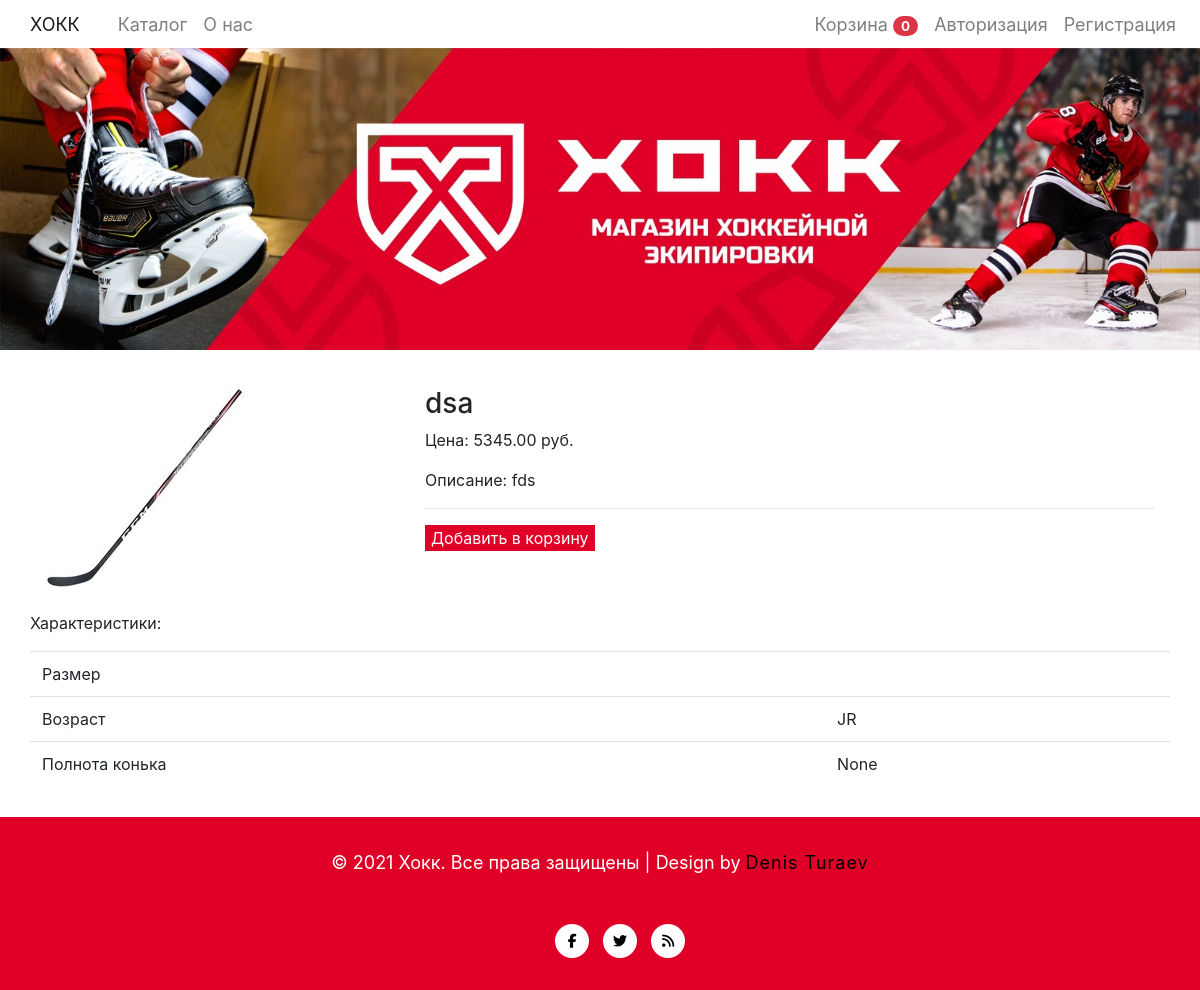
The app's page /products/dfas/ with its own data.
### mainapp/models.py (models this page shows, shortened)
class Cart(models.Model):
    owner = models.ForeignKey('Custumer', null=True, verbose_name='Владелец', on_delete=models.CASCADE)
    products = models.ManyToManyField(CartProduct, blank=True, related_name='related_cart')
    total_products = models.PositiveBigIntegerField(default=0)
    total_price = models.DecimalField(max_digits=9, default=0, decimal_places=2, verbose_name='Общая цена')
    in_order = models.BooleanField(default=False)
    for_anonymous_user = models.BooleanField(default=False)

class Product(models.Model):
    MIN_RESOLUTION = (400, 400)
    MAX_RESOLUTION = (4000, 4000)
    MAX_Img_Size = 3145728
    category = models.ForeignKey(Category, verbose_name='Категория', on_delete=models.CASCADE)
    title = models.CharField(max_length=255, verbose_name='Наименование')
    slug = models.SlugField(unique=True)
    image = models.ImageField(verbose_name='Изображение')
    description = models.TextField(verbose_name='Описание', null=True)
    price = models.DecimalField(max_digits=9, decimal_places=2, verbose_name='Цена')
    Age = models.CharField(max_length=255, verbose_name='Возраст', null=True, blank=True)
    Flex = models.IntegerField(verbose_name='Жесткость клюшки', null=True, blank=True)
    Material = models.CharField(max_length=255, verbose_name='Материал', null=True, blank=True)
    Curvature = models.CharField(max_length=255, verbose_name='Загиб клюшки', null=True, blank=True)
    Weight = models.FloatField(verbose_name='Масса', null=True, blank=True)
    Fullness = models.CharField(max_length=255, verbose_name='Полнота коньков', null=True, blank=True)

### mainapp/views.py (the view)
# urls.py: path('products/<str:slug>/', ProductDetailView.as_view(), name='product_detail'),
class ProductDetailView(CartMixin,  DeleteView):
    model = Product
    context_object_name = 'product'
    template_name = 'product_detail.html'
    slug_url_kwarg = 'slug'
    def get_context_data(self, **kwargs):
        context = super().get_context_data(**kwargs)
        context['cart'] = self.cart
        return context

### mainapp/mixins.py (called while the page is built)
    def dispatch(self, request, *args, **kwargs):
        if request.user.is_authenticated:
            customer = Custumer.objects.filter(user=request.user).first()
            if not customer:
                customer = Custumer.objects.create(
                    user=request.user
                )
            cart = Cart.objects.filter(owner=customer, in_order=False).first()
            if not cart:
                cart = Cart.objects.create(owner=customer)
        else:
            cart = Cart.objects.filter(for_anonymous_user=True).first()
            if not cart:
                cart = Cart.objects.create(for_anonymous_user=True)
        self.cart = cart
        return super().dispatch(request, *args, **kwargs)

### mainapp/templates/Product_detail.html
{% extends 'base.html' %}
{% block content %}
<div class="row">
    <div class = "col-md-4">
       <img src="{{ product.image.url }}" class="image-fluid img-responsive  ">
    </div>
    <div class = "col-md-8">
        <h3>{{product.title}}</h3>
        <p>Цена: {{product.price}} руб.</p>
        <p>Описание: {{product.description}}</p>
        <hr>
        <a href="{% url 'add_to_cart'  slug=product.slug %}"><button class="btn-danger">Добавить в корзину</button> </a>
    </div>
    <p class="mt-4">Характеристики:</p>
    {% if product.category.slug == 'skates' %}
        {% include 'skates.html' %}
    {% else %}
        {% include 'sticks.html' %}
    {% endif %}
</div>
{% endblock content %}

### mainapp/templates/base.html (shortened to what this page needs)
{% load static %}
<html lang="en">
    <head>
        <link rel="stylesheet" href="https://cdn.jsdelivr.net/npm/bootstrap@4.6.0/dist/css/bootstrap.min.css">
        <link rel="stylesheet" type="text/css" href="{% static 'css/style.css' %}">
    </head>
    <body>
<nav class="navbar  navbar-expand-sm navbar-light" style="background-color: white;">
  <a class="navbar-brand" href="{% url 'index' %}">ХОКК</a>
  <ul class="navbar-nav " >
	<li class="nav-item">
      <a class="nav-link" href=" {% url 'base' %}">Каталог</a>
    </li>
    <li class="nav-item">
      <a class="nav-link" href="{% url 'about' %}">О нас</a>
    </li>
  </ul>
  <ul class="navbar-nav navbar-expand-sm navbar-light  ml-auto ">
    <li class="nav-item">
      <a class="nav-link" href="{% url 'cart' %}">Корзина <span class="badge badge-pill badge-danger">{{ cart.products.count }}</span> </a>
    </li>
  {% if not request.user.is_authenticated %}
      <li class="nav-item">
          <a class="nav-link " href="{% url 'login' %}">Авторизация</a>
      </li>
      <li class="nav-item">
          <a class="nav-link " href="{% url 'registration' %}">Регистрация</a>
      </li>
  {% endif %}
  </ul>
</nav>
        <img class="img-fluid" src="{% static 'img/header.jpg' %} " alt="Картинка">
        <div class="container">
            {% block content %}{% endblock %}
        </div>
<footer class="py-3">
<div class="copy-bottom-txt text-center py-3">
<p>
© 2021 Хокк. Все права защищены | Design by <a href="https://vk.com/id450085286" target="_blank">Denis Turaev</a>
</p>
</div>
<div class="social-icons mt-lg-3 mt-2 text-center">
<ul>
<li><a href="#"><span class="fa fa-facebook"></span></a></li>
<li><a href="#"><span class="fa fa-twitter"></span></a></li>
<li><a href="#"><span class="fa fa-rss"></span></a></li>
</ul>
</div>
</footer>
        </body>
</html>

### mainapp/templates/skates.html (shortened to what this page needs)
<!DOCTYPE html>
<html lang="en">
<head>
</head>
<body>
<table class="table">
    <tr>
      <td>Размер</td>
      <td>{{product.Size}}</td>
    </tr>
    <tr>
      <td>Возраст</td>
      <td>{{product.Age}}</td>
    </tr>
    <tr>
      <td>Полнота конька</td>
      <td>{{product.Fullness}}</td>
    </tr>
</table>
</body>
</html>

### static/css/style.css (style rules this page uses)
body { background-color: white; width:100%; }
.img-fluid { width: 100%; height: auto; }
.navbar { background-color: #333; overflow: visible; background-color: white; transition: top 0.3s; height:48px; top: 0px; width: 100% }
.navbar a { display: block; font-size: 18px; text-align: justify; padding: 10px 14px; text-decoration: none; }
.btn-danger { border: 1px; background-color: #e00027; }
.container { margin: 0 auto; padding: 15px; }
.row { margin-top: 7px; }
.container { margin-top: 15px; }
footer { background:#e00027; }
.social-icons ul { list-style: none; display: flex; justify-content: center; }
.social-icons ul li a span { color: #000; width: 34px; background: #fff; height: 34px; text-align: center; line-height: 34px; border-radius: 20px; font-size: 13px; margin: 0px 2px; border-radius: 20px; font-size: 14px; margin: 0px 2px; transition: 0.5s all; -webkit-transition: 0.5s all; transition: 0.5s all; -moz-transition: 0.5s all; }
.copy-bottom-txt p { font-size:18px; color:#fff; }
.social-icons ul li:nth-child(2) { margin: 0 10px; }
.copy-bottom-txt p a { font-size: 18px; color:#000; letter-spacing: 1px; transition: .4s; }

### records on screen
Cart: products.count "0"
Product: image (picture), title "dsa", price "5345.00", description "fds", Age "JR", Fullness "None"
